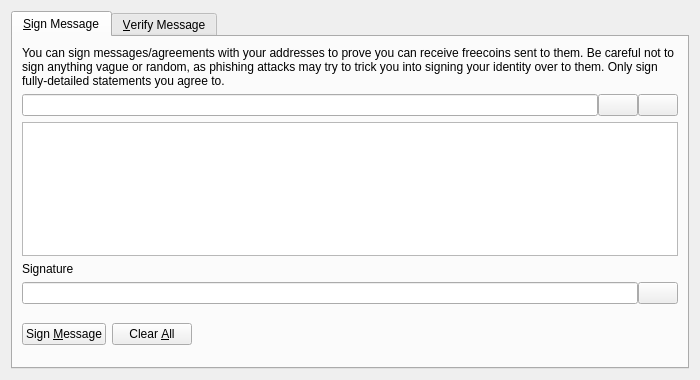
<?xml version="1.0" encoding="UTF-8"?>
<ui version="4.0">
 <class>SignVerifyMessageDialog</class>
 <widget class="QDialog" name="SignVerifyMessageDialog">
  <property name="geometry">
   <rect>
    <x>0</x>
    <y>0</y>
    <width>700</width>
    <height>380</height>
   </rect>
  </property>
  <property name="windowTitle">
   <string>Signatures - Sign / Verify a Message</string>
  </property>
  <property name="modal">
   <bool>true</bool>
  </property>
  <layout class="QVBoxLayout" name="verticalLayout">
   <item>
    <widget class="QTabWidget" name="tabWidget">
     <property name="currentIndex">
      <number>0</number>
     </property>
     <widget class="QWidget" name="tabSignMessage">
      <attribute name="title">
       <string>&amp;Sign Message</string>
      </attribute>
      <layout class="QVBoxLayout" name="verticalLayout_SM">
       <item>
        <widget class="QLabel" name="infoLabel_SM">
         <property name="text">
          <string>You can sign messages/agreements with your addresses to prove you can receive freecoins sent to them. Be careful not to sign anything vague or random, as phishing attacks may try to trick you into signing your identity over to them. Only sign fully-detailed statements you agree to.</string>
         </property>
         <property name="textFormat">
          <enum>Qt::PlainText</enum>
         </property>
         <property name="wordWrap">
          <bool>true</bool>
         </property>
        </widget>
       </item>
       <item>
        <layout class="QHBoxLayout" name="horizontalLayout_1_SM">
         <property name="spacing">
          <number>0</number>
         </property>
         <item>
          <widget class="QValidatedLineEdit" name="addressIn_SM">
           <property name="toolTip">
            <string>The Freecoin address to sign the message with</string>
           </property>
          </widget>
         </item>
         <item>
          <widget class="QPushButton" name="addressBookButton_SM">
           <property name="toolTip">
            <string>Choose previously used address</string>
           </property>
           <property name="text">
            <string/>
           </property>
           <property name="icon">
            <iconset resource="../freecoin.qrc">
             <normaloff>:/icons/address-book</normaloff>:/icons/address-book</iconset>
           </property>
           <property name="shortcut">
            <string>Alt+A</string>
           </property>
           <property name="autoDefault">
            <bool>false</bool>
           </property>
          </widget>
         </item>
         <item>
          <widget class="QPushButton" name="pasteButton_SM">
           <property name="toolTip">
            <string>Paste address from clipboard</string>
           </property>
           <property name="text">
            <string/>
           </property>
           <property name="icon">
            <iconset resource="../freecoin.qrc">
             <normaloff>:/icons/editpaste</normaloff>:/icons/editpaste</iconset>
           </property>
           <property name="shortcut">
            <string>Alt+P</string>
           </property>
           <property name="autoDefault">
            <bool>false</bool>
           </property>
          </widget>
         </item>
        </layout>
       </item>
       <item>
        <widget class="QPlainTextEdit" name="messageIn_SM">
         <property name="toolTip">
          <string>Enter the message you want to sign here</string>
         </property>
        </widget>
       </item>
       <item>
        <widget class="QLabel" name="signatureLabel_SM">
         <property name="text">
          <string>Signature</string>
         </property>
         <property name="textFormat">
          <enum>Qt::PlainText</enum>
         </property>
        </widget>
       </item>
       <item>
        <layout class="QHBoxLayout" name="horizontalLayout_2_SM">
         <property name="spacing">
          <number>0</number>
         </property>
         <item>
          <widget class="QLineEdit" name="signatureOut_SM">
           <property name="font">
            <font>
             <italic>true</italic>
            </font>
           </property>
           <property name="readOnly">
            <bool>true</bool>
           </property>
          </widget>
         </item>
         <item>
          <widget class="QPushButton" name="copySignatureButton_SM">
           <property name="toolTip">
            <string>Copy the current signature to the system clipboard</string>
           </property>
           <property name="text">
            <string/>
           </property>
           <property name="icon">
            <iconset resource="../freecoin.qrc">
             <normaloff>:/icons/editcopy</normaloff>:/icons/editcopy</iconset>
           </property>
           <property name="autoDefault">
            <bool>false</bool>
           </property>
          </widget>
         </item>
        </layout>
       </item>
       <item>
        <layout class="QHBoxLayout" name="horizontalLayout_3_SM">
         <item>
          <widget class="QPushButton" name="signMessageButton_SM">
           <property name="toolTip">
            <string>Sign the message to prove you own this Freecoin address</string>
           </property>
           <property name="text">
            <string>Sign &amp;Message</string>
           </property>
           <property name="icon">
            <iconset resource="../freecoin.qrc">
             <normaloff>:/icons/edit</normaloff>:/icons/edit</iconset>
           </property>
           <property name="autoDefault">
            <bool>false</bool>
           </property>
          </widget>
         </item>
         <item>
          <widget class="QPushButton" name="clearButton_SM">
           <property name="toolTip">
            <string>Reset all sign message fields</string>
           </property>
           <property name="text">
            <string>Clear &amp;All</string>
           </property>
           <property name="icon">
            <iconset resource="../freecoin.qrc">
             <normaloff>:/icons/remove</normaloff>:/icons/remove</iconset>
           </property>
           <property name="autoDefault">
            <bool>false</bool>
           </property>
          </widget>
         </item>
         <item>
          <spacer name="horizontalSpacer_1_SM">
           <property name="orientation">
            <enum>Qt::Horizontal</enum>
           </property>
           <property name="sizeHint" stdset="0">
            <size>
             <width>40</width>
             <height>48</height>
            </size>
           </property>
          </spacer>
         </item>
         <item>
          <widget class="QLabel" name="statusLabel_SM">
           <property name="font">
            <font>
             <weight>75</weight>
             <bold>true</bold>
            </font>
           </property>
           <property name="text">
            <string/>
           </property>
           <property name="wordWrap">
            <bool>true</bool>
           </property>
          </widget>
         </item>
         <item>
          <spacer name="horizontalSpacer_2_SM">
           <property name="orientation">
            <enum>Qt::Horizontal</enum>
           </property>
           <property name="sizeHint" stdset="0">
            <size>
             <width>40</width>
             <height>48</height>
            </size>
           </property>
          </spacer>
         </item>
        </layout>
       </item>
      </layout>
     </widget>
     <widget class="QWidget" name="tabVerifyMessage">
      <attribute name="title">
       <string>&amp;Verify Message</string>
      </attribute>
      <layout class="QVBoxLayout" name="verticalLayout_VM">
       <item>
        <widget class="QLabel" name="infoLabel_VM">
         <property name="text">
          <string>Enter the receiver's address, message (ensure you copy line breaks, spaces, tabs, etc. exactly) and signature below to verify the message. Be careful not to read more into the signature than what is in the signed message itself, to avoid being tricked by a man-in-the-middle attack. Note that this only proves the signing party receives with the address, it cannot prove sendership of any transaction!</string>
         </property>
         <property name="textFormat">
          <enum>Qt::PlainText</enum>
         </property>
         <property name="alignment">
          <set>Qt::AlignLeading|Qt::AlignLeft|Qt::AlignTop</set>
         </property>
         <property name="wordWrap">
          <bool>true</bool>
         </property>
        </widget>
       </item>
       <item>
        <layout class="QHBoxLayout" name="horizontalLayout_1_VM">
         <property name="spacing">
          <number>0</number>
         </property>
         <item>
          <widget class="QValidatedLineEdit" name="addressIn_VM">
           <property name="toolTip">
            <string>The Freecoin address the message was signed with</string>
           </property>
          </widget>
         </item>
         <item>
          <widget class="QPushButton" name="addressBookButton_VM">
           <property name="toolTip">
            <string>Choose previously used address</string>
           </property>
           <property name="text">
            <string/>
           </property>
           <property name="icon">
            <iconset resource="../freecoin.qrc">
             <normaloff>:/icons/address-book</normaloff>:/icons/address-book</iconset>
           </property>
           <property name="shortcut">
            <string>Alt+A</string>
           </property>
           <property name="autoDefault">
            <bool>false</bool>
           </property>
          </widget>
         </item>
        </layout>
       </item>
       <item>
        <widget class="QPlainTextEdit" name="messageIn_VM"/>
       </item>
       <item>
        <widget class="QValidatedLineEdit" name="signatureIn_VM"/>
       </item>
       <item>
        <layout class="QHBoxLayout" name="horizontalLayout_2_VM">
         <item>
          <widget class="QPushButton" name="verifyMessageButton_VM">
           <property name="toolTip">
            <string>Verify the message to ensure it was signed with the specified Freecoin address</string>
           </property>
           <property name="text">
            <string>Verify &amp;Message</string>
           </property>
           <property name="icon">
            <iconset resource="../freecoin.qrc">
             <normaloff>:/icons/transaction_0</normaloff>:/icons/transaction_0</iconset>
           </property>
           <property name="autoDefault">
            <bool>false</bool>
           </property>
          </widget>
         </item>
         <item>
          <widget class="QPushButton" name="clearButton_VM">
           <property name="toolTip">
            <string>Reset all verify message fields</string>
           </property>
           <property name="text">
            <string>Clear &amp;All</string>
           </property>
           <property name="icon">
            <iconset resource="../freecoin.qrc">
             <normaloff>:/icons/remove</normaloff>:/icons/remove</iconset>
           </property>
           <property name="autoDefault">
            <bool>false</bool>
           </property>
          </widget>
         </item>
         <item>
          <spacer name="horizontalSpacer_1_VM">
           <property name="orientation">
            <enum>Qt::Horizontal</enum>
           </property>
           <property name="sizeHint" stdset="0">
            <size>
             <width>40</width>
             <height>48</height>
            </size>
           </property>
          </spacer>
         </item>
         <item>
          <widget class="QLabel" name="statusLabel_VM">
           <property name="font">
            <font>
             <weight>75</weight>
             <bold>true</bold>
            </font>
           </property>
           <property name="text">
            <string/>
           </property>
           <property name="wordWrap">
            <bool>true</bool>
           </property>
          </widget>
         </item>
         <item>
          <spacer name="horizontalSpacer_2_VM">
           <property name="orientation">
            <enum>Qt::Horizontal</enum>
           </property>
           <property name="sizeHint" stdset="0">
            <size>
             <width>40</width>
             <height>48</height>
            </size>
           </property>
          </spacer>
         </item>
        </layout>
       </item>
      </layout>
     </widget>
    </widget>
   </item>
  </layout>
 </widget>
 <customwidgets>
  <customwidget>
   <class>QValidatedLineEdit</class>
   <extends>QLineEdit</extends>
   <header>qvalidatedlineedit.h</header>
  </customwidget>
 </customwidgets>
 <resources>
  <include location="../freecoin.qrc"/>
 </resources>
 <connections/>
</ui>
